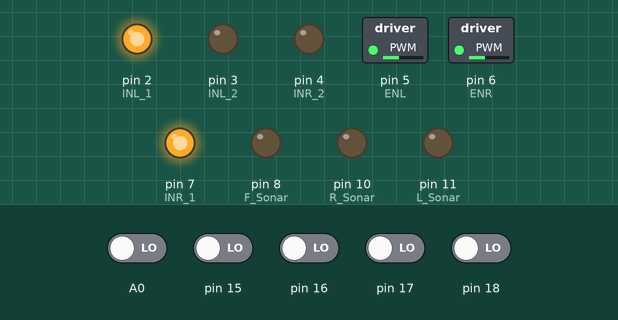
Simulated run of this sketch. Board: Arduino Uno, built with avr-gcc and run on an emulated ATmega328P. Parts: switched loads named in the sketch (green lamp = pin HIGH), output pins drawn as LEDs (lit = HIGH). The test bench sets the inputs (shaded band); at power-on: A0, pin 15–18 LOW. What the sketch prints to the serial monitor is not drawn.

Above: at 1.2 s.
1.3 s: A0 driven HIGH
At 1.7 s:
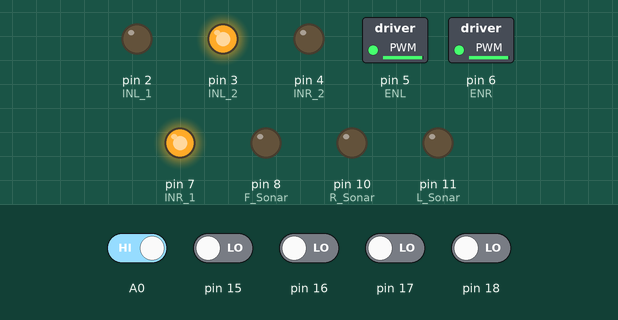
2.8 s: pin 15 driven HIGH
At 4.0 s:
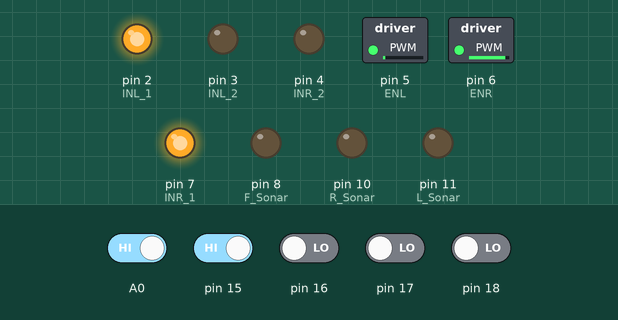
4.3 s: pin 15 driven LOW
At 5.2 s:
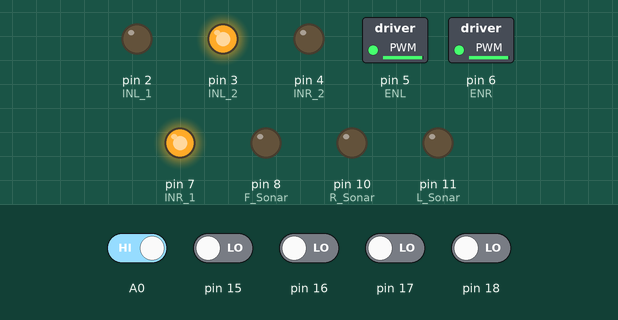
5.8 s: A0 driven LOW
At 6.3 s:
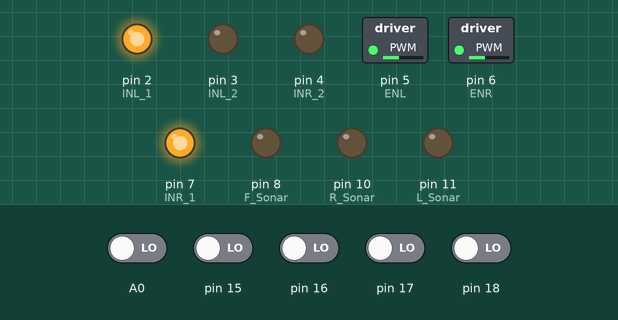
7.3 s: pin 17 driven HIGH
At 8.5 s:
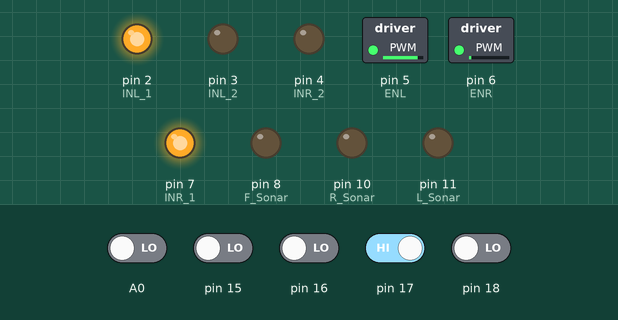
8.8 s: pin 16 driven HIGH
At 9.7 s:
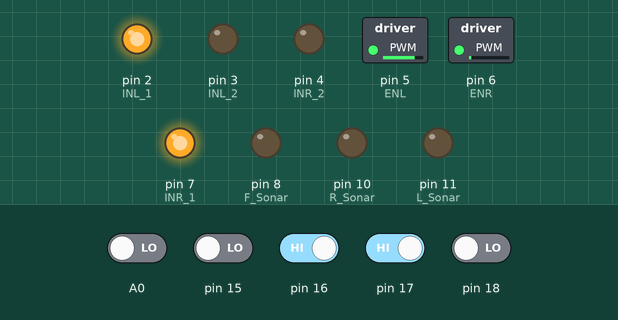
Timing chart, 0 to 11.3 s (numbered marks = the images above; inputs shaded):
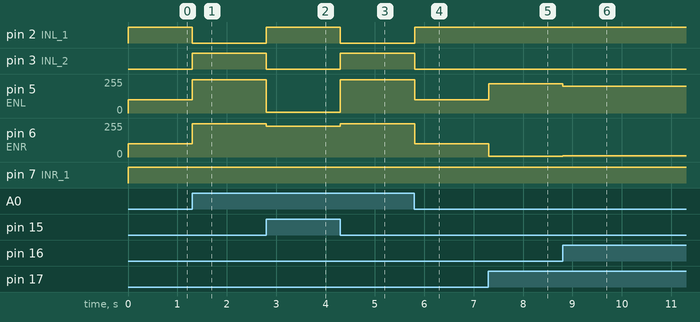

Measured:
- after the input at 1.3 s, pin 2 (INL_1): HIGH → LOW at once; pin 3 (INL_2): LOW → HIGH at once; pin 5 (ENL), pin 6 (ENR): 100/255 → 250/255 at once
- after the input at 2.8 s, pin 2 (INL_1): LOW → HIGH at once; pin 3 (INL_2): HIGH → LOW at once; pin 5 (ENL): 250/255 → 5/255 at once; pin 6 (ENR): 250/255 → 230/255 at once
- after the input at 4.3 s, pin 2 (INL_1): HIGH → LOW at once; pin 3 (INL_2): LOW → HIGH at once; pin 5 (ENL): 5/255 → 250/255 at once; pin 6 (ENR): 230/255 → 250/255 at once
- after the input at 5.8 s, pin 2 (INL_1): LOW → HIGH at once; pin 3 (INL_2): HIGH → LOW at once; pin 5 (ENL), pin 6 (ENR): 250/255 → 100/255 at once
- after the input at 7.3 s, pin 5 (ENL): 100/255 → 220/255 at once; pin 6 (ENR): 100/255 → 7/255 at once
- after the input at 8.8 s, pin 5 (ENL): 220/255 → 200/255 at once; pin 6 (ENR): 7/255 → 10/255 at once

The sketch:

20221212_aiw_arduino.ino
```cpp
#define F_Sonar 8 // 전방 초음파 센서 핑을 8번에 연결
#define R_Sonar 10 // 오른쪽 초음파 센서 핑을 10번에 연결
#define L_Sonar 11 // 왼쪽 초음파 센서 핑을 11번에 연결
#define INL_1 2
#define INL_2 3
#define ENL 5

#define INR_1 7
#define INR_2 4
#define ENR 6


float F_distance = 0;
float R_distance = 0;
float L_distance = 0;


/*
float F_Sonar_sensor() // 전방 초음파 센서 실수 값 표현
{
  float duration = 0.0; // 변수(duration) 선언 및 초기화
  float distance = 0.0; // 변수(distance) 선언 및 초기화
  pinMode(F_Sonar, OUTPUT);
  digitalWrite(F_Sonar, LOW); // 전방 초음파 센서 출력 꺼짐
  digitalWrite(F_Sonar, HIGH); // 전방 초음파 센서 출력 켜짐
  delay(10); // 0.01초간 멈춤
  digitalWrite(F_Sonar, LOW); // 전방 초음파 센서 출력 꺼짐
  pinMode(F_Sonar, INPUT); // 전방 초음파 센서 값 입력
  duration = pulseIn(F_Sonar, HIGH); // 전방 초음파 센서의 전압이 HIGH시점에서 LOW시점까지의 시간
  distance = (duration * 340.0)/2.0/1000.0; // 전방 초음파 센서의 거리 값
  return distance; // 거리 값 반환
}

float  R_Sonar_sensor() // 오른쪽 초음파 센서 실수 값 표현
{
  float duration = 0.0; // 변수(duration) 선언 및 초기화
  float distance = 0.0; // 변수(distance) 선언 및 초기화
  pinMode(R_Sonar, OUTPUT);
  digitalWrite(R_Sonar, LOW); // 오른쪽 초음파 센서 출력 꺼짐
  digitalWrite(R_Sonar, HIGH); // 오른쪽 초음파 센서 출력 켜짐
  delay(10); // 0.01초간 멈춤
  digitalWrite(R_Sonar, LOW); // 오른쪾 초음파 센서 출력 꺼짐
  pinMode(R_Sonar, INPUT);  // 오른쪽 초음파 센서 값 입력
  duration = pulseIn(R_Sonar, HIGH); // 오른쪽 초음파 센서의 전압이 HIGH시점에서 LOW시점까지의 시간
  distance = (duration * 340.0)/2.0/1000.0;  // 오른쪽 초음파 센서의 거리 값
  return distance;  // 거리 값 반환
}

float  L_Sonar_sensor() // 왼쪽 초음파 센서 실수 값 표현
{
  float duration = 0.0; // 변수(duration) 선언 및 초기화
  float distance = 0.0; // 변수(distance) 선언 및 초기화
  pinMode(L_Sonar, OUTPUT);
  digitalWrite(L_Sonar, LOW); // 왼쪽 초음파 센서 출력 꺼짐
  digitalWrite(L_Sonar, HIGH); // 왼쪽 초음파 센서 출력 켜짐
  delay(10);  // 0.01초간 멈춤
  digitalWrite(L_Sonar, LOW); // 왼쪽 초음파 센서 출력 꺼짐
  pinMode(L_Sonar, INPUT); // 왼쪽 초음파 센서 값 입력
  duration = pulseIn(L_Sonar, HIGH); // 왼쪽 초음파 센서의 전압이 HIGH시점에서 LOW시점까지의 시간
  distance = (duration * 340.0)/2.0/1000.0; // 왼쪽 초음파 센서의 거리 값
  return distance; // 거리 값 반환
}

void GO(int t, int e_speed)
{
  digitalWrite(INL_1,HIGH);
  digitalWrite(INL_2,LOW);
  digitalWrite(INR_1,HIGH);
  digitalWrite(INR_2,LOW);
  analogWrite(ENL, e_speed);
  analogWrite(ENR, e_speed);
  delay(t);
  }

void Back(int t, int e_speed)
{
  digitalWrite(INL_2,HIGH);
  digitalWrite(INL_1,LOW);
  digitalWrite(INR_2,HIGH);
  digitalWrite(INL_1,LOW);
  analogWrite(ENL,e_speed);
  analogWrite(ENR,e_speed);
  delay(t);
  }

void Right(int t,int e_speed)
{
  digitalWrite(INL_1,HIGH);
  digitalWrite(INL_2,LOW);
  digitalWrite(INR_2,HIGH);
  digitalWrite(INR_1,LOW);
  analogWrite(ENL,e_speed);
  analogWrite(ENR,e_speed);
  delay(t);
  }

void Left(int t,int e_speed)
{
  digitalWrite(INL_2,HIGH);
  digitalWrite(INL_1,LOW);

  digitalWrite(INR_1,HIGH);
  digitalWrite(INR_2,LOW);
  analogWrite(ENL,e_speed);
  analogWrite(ENR,e_speed);
  delay(t);
  }

void Stop(int t)
{
  digitalWrite(INL_1,LOW);
  digitalWrite(INL_2,LOW);
  digitalWrite(INR_2,LOW);
  digitalWrite(INR_1,LOW);
  delay(t);
  }
*/


int line_sensor[5] = {0,0,0,0,0}; // 배열을 선언

int read_line_sensor()
{
  int i; // i라는 정수변수를 선언
  int sum = 0;
  int line_index = 0;
  for(i=0;i<5;i++)
  {
    line_sensor[i] =digitalRead(A0+i);
    sum += line_sensor[i];
    Serial.print(line_sensor[i]);
    Serial.print("   ");
  }
    Serial.println("");

    // line_sensor[0]   line_sensor[1]   line_sensor[2]   line_sensor[3]   line_sensor[4]
    //      -4            -3        -2         -1        0       1        2           3          4
    if(sum==1)
    {
      if(line_sensor[0]==1) line_index = -4;
      if(line_sensor[1]==1) line_index = -2;
      if(line_sensor[2]==1) line_index =  0;
      if(line_sensor[3]==1) line_index =  2;
      if(line_sensor[4]==1) line_index =  4;
    }
    if(sum==2)
    {
      if( (line_sensor[0]==1) && (line_sensor[1]==1) ) line_index = -3;
      if( (line_sensor[1]==1) && (line_sensor[2]==1) ) line_index = -1;
      if( (line_sensor[2]==1) && (line_sensor[3]==1) ) line_index =  1;
      if( (line_sensor[3]==1) && (line_sensor[4]==1) ) line_index =  3;
    }
    if(sum==5)
    {
      line_index = -10;
    }
    if(sum==0)
    {
      line_index = 0;
    }
Serial.print(line_index);
Serial.println("");
return line_index;

}// 라인 센서 구동 함수


void setup()
{
  // put your setup code here, to run once:
  pinMode(F_Sonar, OUTPUT); // 전방 초음파 센서 출력
  pinMode(R_Sonar, OUTPUT); // 오른쪽 초음파 센서 출력
  pinMode(L_Sonar, OUTPUT); // 왼쪽 초음파 센서 출력
  Serial.begin(115200);
  pinMode(INL_1, OUTPUT);
  pinMode(INL_2, OUTPUT);
  pinMode(INR_1, OUTPUT);
  pinMode(INR_2, OUTPUT);
  analogWrite(ENL, 100);
  analogWrite(ENR, 100);
}

void motor_control(int dir_l,int speed_l,int dir_r,int speed_r)
{
  if(dir_l == 1) // 전진
  {
    analogWrite(ENL , speed_l);
    digitalWrite(INL_1, HIGH);
    digitalWrite(INL_2, LOW);

  }
  else if(dir_l == -1) // 후진
  {
    analogWrite(ENL , speed_l);
    digitalWrite(INL_1, LOW);
    digitalWrite(INL_2, HIGH);
  }
  else
  {  analogWrite(ENL , 0);
    digitalWrite(INL_1, LOW);
    digitalWrite(INL_2, LOW);
  }
  if(dir_r == 1) // 전진
  {
    analogWrite(ENR , speed_r );
    digitalWrite(INR_1, HIGH);
    digitalWrite(INR_2, LOW);
  }
  else if(dir_r == -1) // 후진
  {
    analogWrite(ENR , speed_r );
    digitalWrite(INR_1, LOW);
    digitalWrite(INR_2, HIGH);
  }
  else
  {
    analogWrite(ENR , 0);
    digitalWrite(INR_1, LOW);
    digitalWrite(INR_2, LOW);
  }
}


void loop()
{


  int index;

  index = read_line_sensor();

  switch(index)
  {
    case -10 : // 정지
      motor_control(1,0,1,0);
      break;

    case 0 : // 전진
      motor_control(1,100,1,100);
      break;

    case -1 : // 좌회전
       motor_control( 1,10,1,200);
      break;
    case -2 :
       motor_control(1,7,1,220);
      break;
    case -3 :
       motor_control(1,5,1,230);
      break;
    case -4 :
       motor_control(-1,250,1,250);
      break;
    case 1 : // 우회전
       motor_control(1,200,1,10);
      break;
    case 2 :
       motor_control(1,220,1,7);
      break;
    case 3 :
       motor_control(1,230,1,5);
      break;
    case 4 :
      motor_control(-1,250,1,250);
      break;
  }


/*
F_distance = F_Sonar_sensor();
R_distance = R_Sonar_sensor();
L_distance = L_Sonar_sensor();

Serial.println("F_distance");
Serial.print(F_distance);
Serial.print("mm\n");

Serial.println("R_distance");
Serial.print(R_distance);
Serial.print("mm\n");

Serial.println("L_distance");
Serial.print(L_distance);
Serial.print("mm\n");

int time_angle_90 = 980;
int time_angle_180 = 1900;
int e_speed = 80;

if (F_distance <= 250 )
{
 Stop(1000);

  if(R_distance > L_distance)
  {
    Right(time_angle_90, e_speed);
    GO(300, e_speed);
    Stop(500);
  }

  else if(L_distance > R_distance)
  {
    Left(time_angle_90, e_speed);
    GO(300, e_speed);
    Stop(500);
  }
  else if(L_distance <=250 && R_distance <=250)
  {
    Right(time_angle_180, e_speed);
    Stop(500);
  }
}

else
{

  Stop(500);

  }*/


}
```
